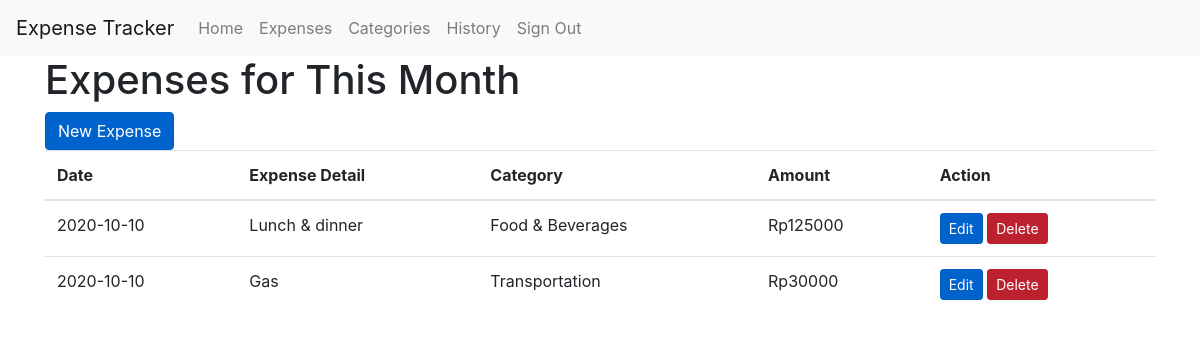
Before: /expenses with the older database file.
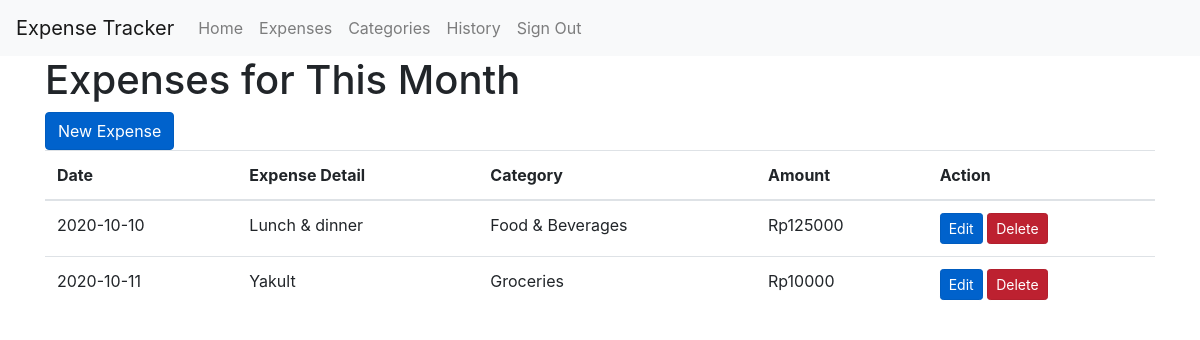
After: the same page with the newer database file.
### models/expenses.py (models this page shows, shortened)
class Expenses(db.Model):
    __tablename__ = "expenses"
    id = db.Column(db.Integer, primary_key=True)
    date = db.Column(db.Date)
    expense_detail = db.Column(db.Text)
    amount = db.Column(db.Integer)
    category_id = db.Column(db.Integer, db.ForeignKey("categories.id"))

### models/categories.py (models this page shows, shortened)
class Categories(db.Model):
    __tablename__ = "categories"
    id = db.Column(db.Integer, primary_key=True)
    name = db.Column(db.Text)
    description = db.Column(db.Text)
    expense = db.relationship("Expenses", backref="categories", lazy="dynamic")

### app.py (the view)
@app.route("/expenses")
def expenses():
    data = db.session.query(Expenses, Categories).join(Categories).all()
    return render_template(
        "expenses.html.j2",
        data=data
    )

### templates/expenses.html.j2
{% extends "base.html.j2" %}
{% block content %}
  <h1>Expenses for This Month</h1>
  <a href={{ url_for('new_expense') }} class="btn btn-primary active" role="button" aria-pressed="true">New Expense</a>
  <table class="table">
    <thead>
      <tr>
        <th scope="col">Date</th>
        <th scope="col">Expense Detail</th>
        <th scope="col">Category</th>
        <th scope="col">Amount</th>
        <th scope="col">Action</th>
      </tr>
    </thead>
    <tbody>
      {% for expense, categories in data %}
        <tr>
          <td>{{ expense.date }}</td>
          <td>{{ expense.expense_detail}}</td>
          <td>{{ expense.categories.name }}</td>
          <td>Rp{{ expense.amount }}</td>
          <td><a href="#" class="btn btn-primary btn-sm active" role="button" aria-pressed="true">Edit</a> <a href="/expense/delete/{{ expense.id }}" class="btn btn-danger btn-sm active" role="button" aria-pressed="true">Delete</a></td>
        </tr>
      {% endfor %}
    </tbody>
  </table>
{% endblock %}

Changed rows visible on the page:
removed Expenses: date "2020-10-10", expense_detail "Gas", categories.name "Transportation", amount "30000"
added Expenses: date "2020-10-11", expense_detail "Yakult", categories.name "Groceries", amount "10000"
